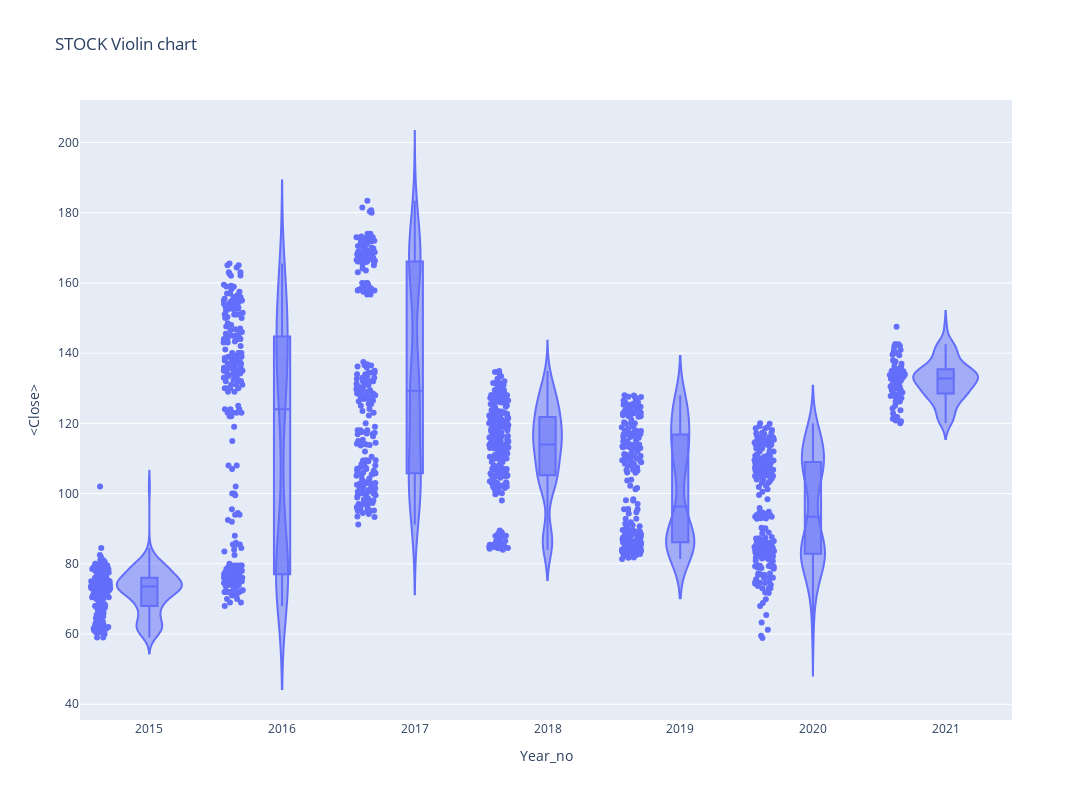

The cell this chart's notebook holds for it:
### Code cell
#px.violin(df_tips, y="tip", x="smoker", color="sex", box=True, points="all",
#          hover_data=df_tips.columns)

fig = go.Figure()
px.violin(df,x='Year_no',y='<Close>',box =True, points='all',
         hover_data=df.columns, title = 'STOCK Violin chart', height= 800, width= 1200)

### Figure 1 — Plotly figure (JSON) as saved in the notebook; plotly's stock layout.template omitted (floating-point values rounded to 4 significant figures; data arrays with more than 128 entries replaced by an {"elided": "..."} marker saying what was removed)
{"data": [{"alignmentgroup": "True", "box": {"visible": true}, "customdata": {"elided": "1500x3 mixed values"}, "hovertemplate": "Year_no=%{x}<br><Close>=%{y}<br>datetime=%{customdata[0]}<br><Volume>=%{customdata[1]}<br>Period=%{customdata[2]}<extra></extra>", "legendgroup": "", "marker": {"color": "#636efa"}, "name": "", "offsetgroup": "", "orientation": "v", "points": "all", "scalegroup": "True", "showlegend": false, "type": "violin", "x": {"elided": "1500 int values"}, "x0": " ", "xaxis": "x", "y": {"elided": "1500 float values"}, "y0": " ", "yaxis": "y"}], "layout": {"height": 800, "legend": {"tracegroupgap": 0}, "title": {"text": "STOCK Violin chart"}, "violinmode": "group", "width": 1200, "xaxis": {"anchor": "y", "domain": [0, 1], "title": {"text": "Year_no"}}, "yaxis": {"anchor": "x", "domain": [0, 1], "title": {"text": "<Close>"}}}}
